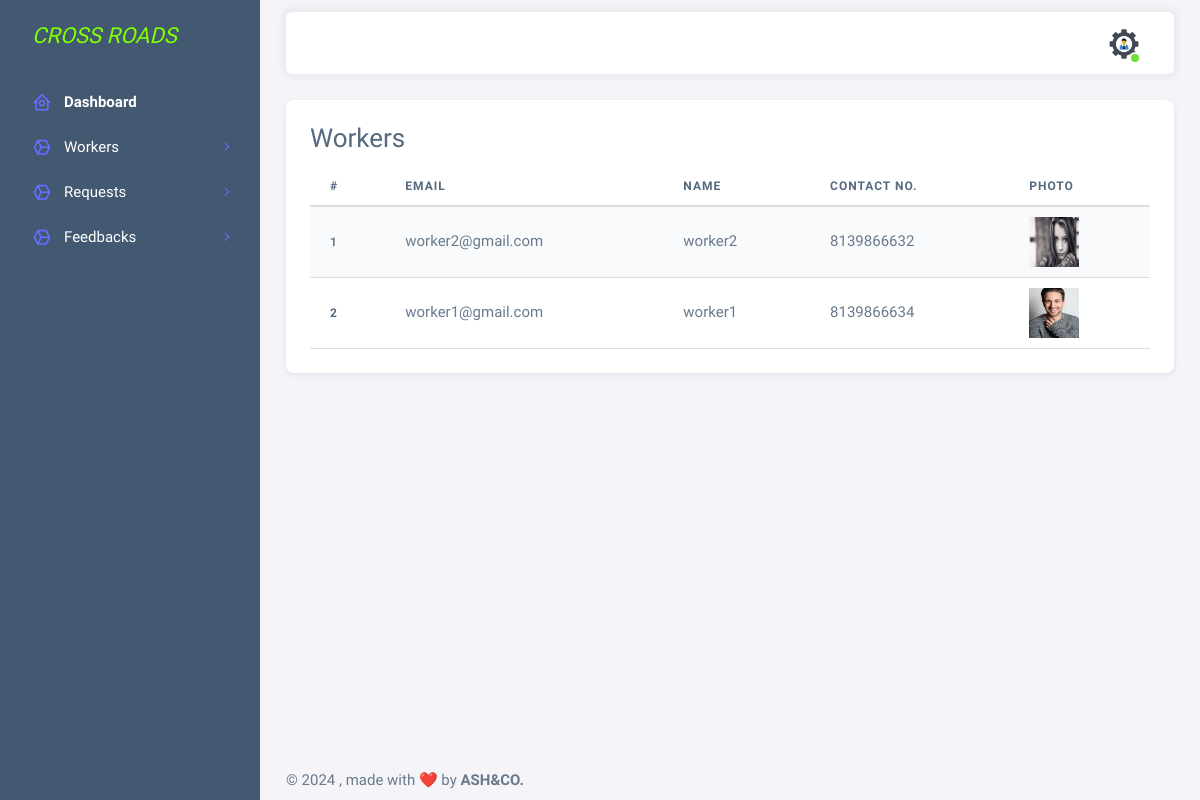
The page /customer_app/workers/ (signed in) on the database its author committed.
### accounts/models.py (models this page shows)
class BaseModel(models.Model):
    created_on = models.DateTimeField(auto_now_add=True, null=True)
    updated_on = models.DateTimeField(auto_now=True)
    is_deleted = models.BooleanField(default=False)
    class Meta:
        abstract = True
        ordering = ['-created_on']

class UserProfile(BaseModel):
    user = models.ForeignKey(User, on_delete=models.CASCADE)
    name = models.CharField(max_length = 25,blank=True, null=True)
    mobile_number = models.CharField(max_length=25,unique=True, null=True)
    profile_pic= models.ImageField(upload_to='MechanicProfilePic/',null=True,blank=True)

class User(AbstractBaseUser, PermissionsMixin):
    name = models.CharField(max_length=50, blank=True, null=True)
    username = models.CharField(max_length=50, unique=True, null=True)
    email = models.EmailField(max_length=100, null=True)
    role = models.IntegerField(choices=SELECTROLE)
    uid = models.CharField(max_length=500, unique=True, null=True)
    is_admin = models.BooleanField(default=False)
    is_active = models.BooleanField(default=False)
    is_registered = models.BooleanField(default=False)
    date_joined = models.DateTimeField(auto_now_add=True)
    last_login = models.DateTimeField(auto_now_add=True)
    USERNAME_FIELD = 'username'
    REQUIRED_FIELDS=[]
    objects = UserManager()
    def __str__(self):
        return self.username
    class Meta:
        db_table = "user"

### customer_app/views.py (the view)
# urls.py: path('workers/',views.worker_view_customer,name='workers'),
@login_required(login_url='sign-in')
def worker_view_customer(request):
    data = User.objects.filter(role=2)
    w_data = UserProfile.objects.filter(user__in=data)
    return render(request, 'customertemp/worker_view.html',{'w_data':w_data})

### templates/customertemp/worker_view.html
{% extends 'customertemp/index.html' %}
{% load crispy_forms_tags %}
{% block content %}
<div class="card">
    <div class="card-body">
        <h3 class="card-title">Workers</h3>
        <table class="table table-striped">
            <thead>
                <tr>
                    <th scope="col">#</th>
                    <th scope="col">Email</th>
                    <th scope="col">Name</th>
                    <th scope="col">Contact No.</th>
                    <th scope="col">Photo</th>
                </tr>
            </thead>
            <tbody>
                {% for i in w_data %}
                <tr>
                    <th scope="row">{{ forloop.counter }}</th>
                    <td>{{i.user.email}}</td>
                    <td>{{i.name}}</td>
                    <td>{{i.mobile_number}}</td>
                    <td><img src="{{i.profile_pic.url}}" width="50px" height="50px"></td>
                </tr>
                {% endfor %}
            </tbody>
        </table>
    </div>
</div>
{% endblock %}

### rows shown on the page
UserProfile: user.email "worker2@gmail.com", name "worker2", mobile_number "8139866632", profile_pic (picture)
UserProfile: user.email "worker1@gmail.com", name "worker1", mobile_number "8139866634", profile_pic (picture)
